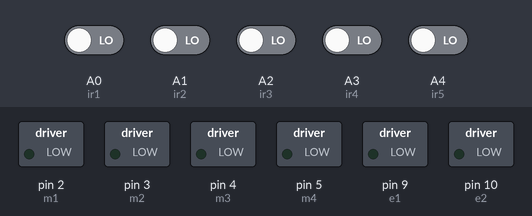
The sketch below on a simulated Arduino Uno, built with avr-gcc and run on an emulated ATmega328P. On the bench: switched loads named in the sketch (green lamp = pin HIGH). The test bench sets the inputs (shaded band); at power-on: A0 (ir1), A1 (ir2), A2 (ir3), A3 (ir4), A4 (ir5) LOW.

Above: at 1.2 s.
1.3 s: A0 (ir1) driven HIGH and A1 (ir2) driven HIGH
At 2.5 s:
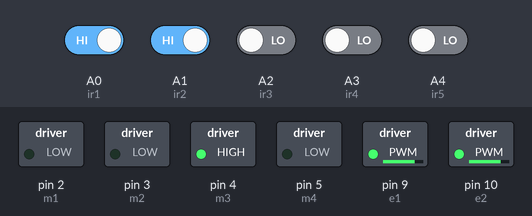
2.8 s: A2 (ir3) driven HIGH and A3 (ir4) driven HIGH
At 3.8 s:
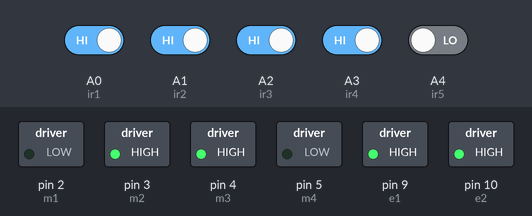
Timing chart, 0 to 5.8 s (numbered marks = the images above; inputs shaded):
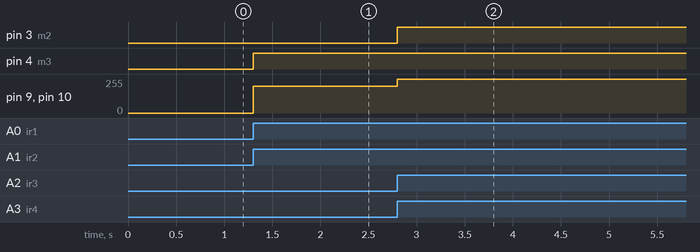

The sketch:

Line_Follower.ino
```cpp
#define m1 2  //Right Motor MA1
#define m2 3  //Right Motor MA2
#define m3 4  //Left Motor MB1
#define m4 5  //Left Motor MB2
#define e1 9  //Right Motor Enable Pin EA
#define e2 10 //Left Motor Enable Pin EB

//**********5 Channel IR Sensor Connection**********//
#define ir1 A0
#define ir2 A1
#define ir3 A2
#define ir4 A3
#define ir5 A4
//*************************************************//

void setup() {
  pinMode(m1, OUTPUT);
  pinMode(m2, OUTPUT);
  pinMode(m3, OUTPUT);
  pinMode(m4, OUTPUT);
  pinMode(e1, OUTPUT);
  pinMode(e2, OUTPUT);
  pinMode(ir1, INPUT);
  pinMode(ir2, INPUT);
  pinMode(ir3, INPUT);
  pinMode(ir4, INPUT);
  pinMode(ir5, INPUT);
}

void loop() {
  //Reading Sensor Values
  int s1 = digitalRead(ir1);  //Left Most Sensor
  int s2 = digitalRead(ir2);  //Left Sensor
  int s3 = digitalRead(ir3);  //Middle Sensor
  int s4 = digitalRead(ir4);  //Right Sensor
  int s5 = digitalRead(ir5);  //Right Most Sensor

  //if only middle sensor detects black line
  if((s1 == 1) && (s2 == 1) && (s3 == 0) && (s4 == 1) && (s5 == 1))
  {
    //going forward with full speed
    analogWrite(e1, 255); //you can adjust the speed of the motors from 0-255
    analogWrite(e2, 255); //you can adjust the speed of the motors from 0-255
    digitalWrite(m1, HIGH);
    digitalWrite(m2, LOW);
    digitalWrite(m3, HIGH);
    digitalWrite(m4, LOW);
  }

  //if only left sensor detects black line
  if((s1 == 1) && (s2 == 0) && (s3 == 1) && (s4 == 1) && (s5 == 1))
  {
    //going right with full speed
    analogWrite(e1, 255); //you can adjust the speed of the motors from 0-255
    analogWrite(e2, 255); //you can adjust the speed of the motors from 0-255
    digitalWrite(m1, HIGH);
    digitalWrite(m2, LOW);
    digitalWrite(m3, LOW);
    digitalWrite(m4, LOW);
  }

  //if only left most sensor detects black line
  if((s1 == 0) && (s2 == 1) && (s3 == 1) && (s4 == 1) && (s5 == 1))
  {
    //going right with full speed
    analogWrite(e1, 200); //you can adjust the speed of the motors from 0-255
    analogWrite(e2, 200); //you can adjust the speed of the motors from 0-255
    digitalWrite(m1, HIGH);
    digitalWrite(m2, LOW);
    digitalWrite(m3, LOW);
    digitalWrite(m4, HIGH);
  }

  //if only right sensor detects black line
  if((s1 == 1) && (s2 == 1) && (s3 == 1) && (s4 == 0) && (s5 == 1))
  {
    //going left with full speed
    analogWrite(e1, 255); //you can adjust the speed of the motors from 0-255
    analogWrite(e2, 255); //you can adjust the speed of the motors from 0-255
    digitalWrite(m1, LOW);
    digitalWrite(m2, LOW);
    digitalWrite(m3, HIGH);
    digitalWrite(m4, LOW);
  }

  //if only right most sensor detects black line
  if((s1 == 1) && (s2 == 1) && (s3 == 1) && (s4 == 1) && (s5 == 0))
  {
    //going left with full speed
    analogWrite(e1, 255); //you can adjust the speed of the motors from 0-255
    analogWrite(e2, 255); //you can adjust the speed of the motors from 0-255
    digitalWrite(m1, LOW);
    digitalWrite(m2, HIGH);
    digitalWrite(m3, HIGH);
    digitalWrite(m4, LOW);
  }

  //if middle and right sensor detects black line
  if((s1 == 1) && (s2 == 1) && (s3 == 0) && (s4 == 0) && (s5 == 1))
  {
    //going left with full speed
    analogWrite(e1, 200); //you can adjust the speed of the motors from 0-255
    analogWrite(e2, 200); //you can adjust the speed of the motors from 0-255
    digitalWrite(m1, LOW);
    digitalWrite(m2, LOW);
    digitalWrite(m3, HIGH);
    digitalWrite(m4, LOW);
  }

  //if middle and left sensor detects black line
  if((s1 == 1) && (s2 == 0) && (s3 == 0) && (s4 == 1) && (s5 == 1))
  {
    //going right with full speed
    analogWrite(e1, 200); //you can adjust the speed of the motors from 0-255
    analogWrite(e2, 200); //you can adjust the speed of the motors from 0-255
    digitalWrite(m1, HIGH);
    digitalWrite(m2, LOW);
    digitalWrite(m3, LOW);
    digitalWrite(m4, LOW);
  }

  //if middle, left and left most sensor detects black line
  if((s1 == 0) && (s2 == 0) && (s3 == 0) && (s4 == 1) && (s5 == 1))
  {
    //going right with full speed
    analogWrite(e1, 200); //you can adjust the speed of the motors from 0-255
    analogWrite(e2, 200); //you can adjust the speed of the motors from 0-255
    digitalWrite(m1, HIGH);
    digitalWrite(m2, LOW);
    digitalWrite(m3, LOW);
    digitalWrite(m4, LOW);
  }

  //if middle, right and right most sensor detects black line
  if((s1 == 1) && (s2 == 1) && (s3 == 0) && (s4 == 0) && (s5 == 0))
  {
    //going left with full speed
    analogWrite(e1, 200); //you can adjust the speed of the motors from 0-255
    analogWrite(e2, 200); //you can adjust the speed of the motors from 0-255
    digitalWrite(m1, LOW);
    digitalWrite(m2, LOW);
    digitalWrite(m3, HIGH);
    digitalWrite(m4, LOW);
  }

  //if all sensors are on a black line
  if((s1 == 0) && (s2 == 0) && (s3 == 0) && (s4 == 0) && (s5 == 0))
  {
    //stop
    digitalWrite(m1, LOW);
    digitalWrite(m2, LOW);
    digitalWrite(m3, LOW);
    digitalWrite(m4, LOW);
  }
}
```

Measured:
- after the input at 1.3 s, pin 4 (m3): LOW → HIGH at once; pin 9 (e1), pin 10 (e2): 0/255 → 200/255 at once
- after the input at 2.8 s, pin 3 (m2): LOW → HIGH at once; pin 9 (e1), pin 10 (e2): 200/255 → 255/255 at once
